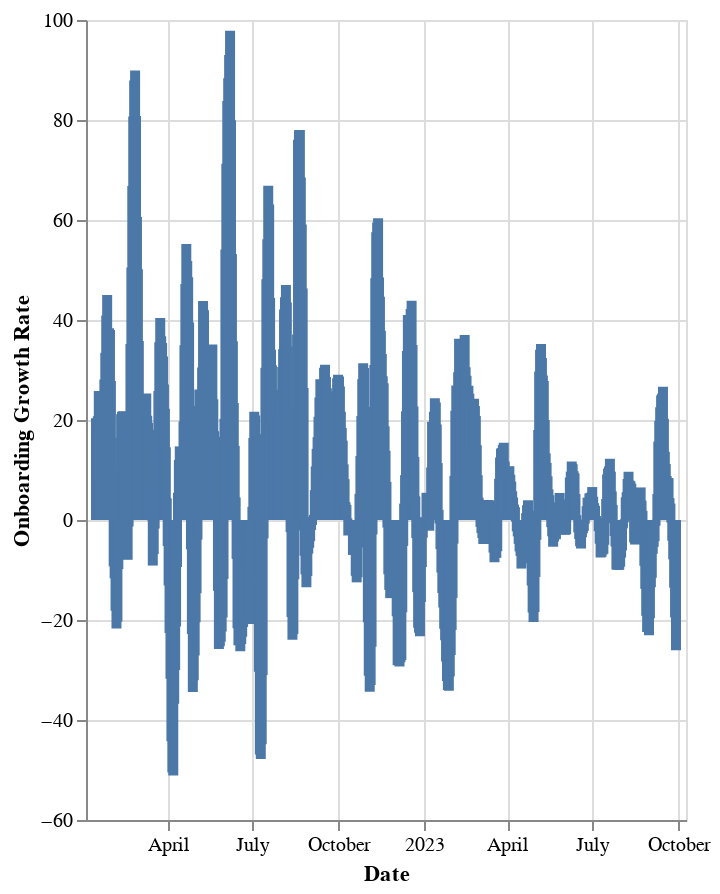

Write notebook code for a chart like this one.
### Markdown cell above
:::

### Code cell
# | output: true

display(Markdown(f"### Onboarding Growth Rate (7 day rolling average)"))

df["growth_rate"] = df["onboarded_tibs"].pct_change(
    periods=7).rolling(7).mean() * 100
recent_df = df[df["date"] > "2022-01-01"]

alt.Chart(recent_df).mark_bar().encode(
    x=alt.X("date:T", title="Date"),
    y=alt.Y("growth_rate:Q", title="Onboarding Growth Rate"),
    tooltip=[
        alt.Tooltip("date:T", title="Date"),
        alt.Tooltip("growth_rate:Q", title="Onboarding Growth Rate"),
    ],
).properties(
    width="container",
    height=400,
)

### Figure 1 — Vega-Lite specification as saved in the notebook (floating-point values rounded to 4 significant figures; data arrays with more than 128 entries replaced by an {"elided": "..."} marker saying what was removed)
{"config": {"view": {"continuousWidth": 300, "continuousHeight": 300}}, "data": {"name": "data-adbcb9c8b9f06a10b9d320f3421f7a86"}, "mark": {"type": "bar"}, "encoding": {"tooltip": [{"field": "date", "title": "Date", "type": "temporal"}, {"field": "growth_rate", "title": "Onboarding Growth Rate", "type": "quantitative"}], "x": {"field": "date", "title": "Date", "type": "temporal"}, "y": {"field": "growth_rate", "title": "Onboarding Growth Rate", "type": "quantitative"}}, "height": 400, "width": "container", "$schema": "https://vega.github.io/schema/vega-lite/v5.14.1.json", "datasets": {"data-adbcb9c8b9f06a10b9d320f3421f7a86": {"elided": "636 records"}}}
